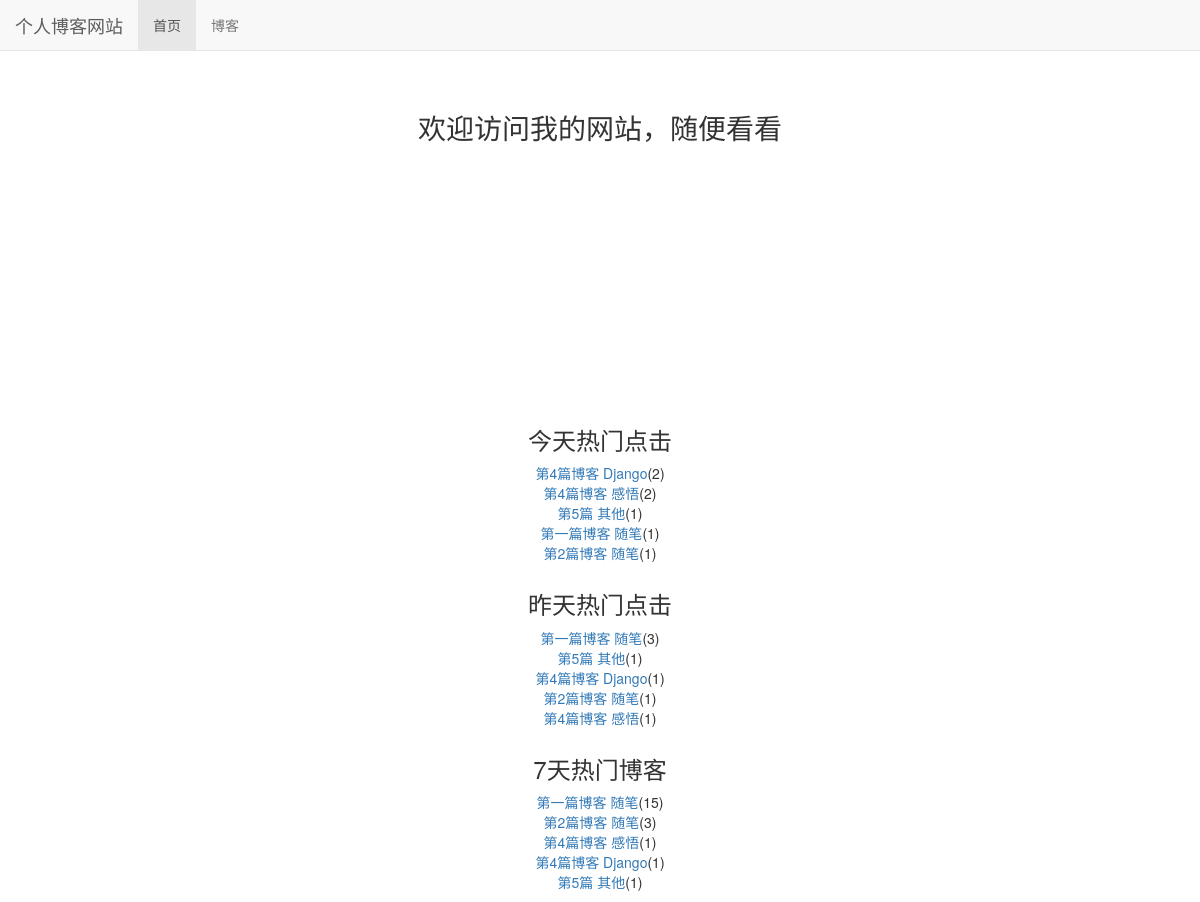
The page / on the database its author committed.
### read_statistics/models.py (models this page shows)
class ReadDetail(models.Model):
    date = models.DateField(default=timezone.now)
    read_num = models.IntegerField(default=0)
    content_type = models.ForeignKey(ContentType, on_delete=models.DO_NOTHING)
    object_id = models.PositiveIntegerField()
    content_object = GenericForeignKey('content_type', 'object_id')

### blog/models.py (models this page shows, shortened)
class Blog(models.Model, ReadNumExpandMethod):  # 继承 方法
    title = models.CharField(max_length=50)
    blog_type = models.ForeignKey(BlogType, on_delete=models.DO_NOTHING)
    content = RichTextUploadingField()
    author = models.ForeignKey(User, on_delete=models.DO_NOTHING)
    read_details = GenericRelation(ReadDetail)
    created_time = models.DateTimeField(auto_now_add=True)
    last_updated_time = models.DateTimeField(auto_now=True)
    class Meta:
        ordering = ['created_time']

### mysite/views.py (the view)
# urls.py: 2. Add a URL to urlpatterns:  path('', views.home, name='home')
def home(request):
    blog_content_type = ContentType.objects.get_for_model(Blog)
    dates, read_nums = get_seven_days_read_data(blog_content_type)
    today_hot_data = get_today_hot_data(blog_content_type)
    yesterday_hot_data = get_yesterday_hot_data(blog_content_type)
    hot_data_for_7_days = cache.get('hot_data_for_7_days')
    if hot_data_for_7_days is None:
        hot_data_for_7_days = get_7_days_hot_data(blog_content_type)
        cache.set('hot_data_for_7_days', hot_data_for_7_days, 20)
        print('calc')
    else:
        print('use cache')
    context = {}
    context['dates'] = dates
    context['read_nums'] = read_nums
    context['today_hot_data'] = today_hot_data
    context['yesterday_hot_data'] = yesterday_hot_data
    context['hot_data_for_7_days'] = hot_data_for_7_days
    return render(request, 'home.html', context)

### read_statistics/utils.py (called while the page is built)
def get_seven_days_read_data(content_type):
    today = timezone.now().date()
    dates = []
    read_nums = []
    for i in range(6, -1, -1):
        date = today - datetime.timedelta(days=i)
        dates.append(date.strftime('%m/%d'))
        read_details = ReadDetail.objects.filter(
            content_type=content_type, date=date)
        result = read_details.aggregate(read_num_sum=Sum('read_num'))  # 聚合
        read_nums.append(result['read_num_sum'] or 0)  # 空则为0
    return dates, read_nums

def get_today_hot_data(content_type):
    today = timezone.now().date()
    read_details = ReadDetail.objects.filter(
        content_type=content_type, date=today).order_by('-read_num')
    return read_details[:7]  # 取前7条

def get_yesterday_hot_data(content_type):
    today = timezone.now().date()
    yesterday = today - datetime.timedelta(days=1)
    read_details = ReadDetail.objects.filter(
        content_type=content_type, date=yesterday).order_by('-read_num')
    return read_details[:7]

def get_7_days_hot_data(content_type):
    today = timezone.now().date()
    date = today - datetime.timedelta(days=7)
    blogs = Blog.objects\
        .filter(read_details__date__lt=today, read_details__date__gte=date)\
        .values('id', 'title')\
        .annotate(read_num_sum=Sum('read_details__read_num'))\
        .order_by('-read_num_sum')
    return blogs[:7]

### templates/home.html (shortened to what this page needs)
{% extends "base.html" %}
{% load staticfiles %}
{% block nav_home_active %}active{% endblock %}
{% block header_extends %}
    <link rel="stylesheet" href="{% static 'home.css' %}">
{% endblock header_extends %}
{% block content %}
    <h3 class="home-content">欢迎访问我的网站，随便看看</h3>
    <div id="container"></div>
<div class="hot-data">
    <h3 class="hot_data_title">今天热门点击</h3>
    <ul>
        {% for hot_data in today_hot_data  %}
        <li><a href="{% url 'blog_detail' hot_data.content_object.pk %}">{{ hot_data.content_object.title }}</a>({{ hot_data.read_num }})</li>
        {% empty %}
        <li>今天暂时没有热门博客</li>
        {% endfor %}
    </ul>
</div>
<div class="hot-data">
    <h3>昨天热门点击</h3>
    <ul>
        {% for hot_data in yesterday_hot_data  %}
        <li><a href="{% url 'blog_detail' hot_data.content_object.pk %}">{{ hot_data.content_object.title }}</a>({{ hot_data.read_num }})</li>
        {% empty %}
        <li>昨天没有热门博客</li>
        {% endfor %}
    </ul>
</div>
<div class="hot-data">
    <h3>7天热门博客</h3>
    <ul>
        {% for hot_data in hot_data_for_7_days  %}
        <li><a href="{% url 'blog_detail' hot_data.id %}">{{ hot_data.title }}</a>({{ hot_data.read_num_sum }})</li>
        {% empty %}
        <li>没有热门博客</li>
        {% endfor %}
    </ul>
</div>
{% endblock content %}

### static/base.css (style rules this page uses)
* { margin: 0; padding: 0; }
body { margin-top: 70px!important; }
ul { list-style: none; }

### static/home.css (style rules this page uses)
h3.home-content { font-size: 2em; text-align: center; margin-top: 4em; margin-bottom: 2em; }
div#container { margin: 0 auto; height:200px; width: 600px; }
div.hot-data { text-align: center; margin-top: 2em }

### rows shown on the page
ReadDetail: content_object "第4篇博客 Django", read_num "2"
ReadDetail: content_object "第4篇博客 感悟", read_num "2"
ReadDetail: content_object "第5篇 其他", read_num "1"
ReadDetail: content_object "第一篇博客 随笔", read_num "1"
ReadDetail: content_object "第2篇博客 随笔", read_num "1"
ReadDetail: content_object "第一篇博客 随笔", read_num "3"
ReadDetail: content_object "第5篇 其他", read_num "1"
ReadDetail: content_object "第4篇博客 Django", read_num "1"
ReadDetail: content_object "第2篇博客 随笔", read_num "1"
ReadDetail: content_object "第4篇博客 感悟", read_num "1"
Blog: title "第一篇博客 随笔", read_num_sum "15"
Blog: title "第2篇博客 随笔", read_num_sum "3"
Blog: title "第4篇博客 感悟", read_num_sum "1"
Blog: title "第4篇博客 Django", read_num_sum "1"
Blog: title "第5篇 其他", read_num_sum "1"
